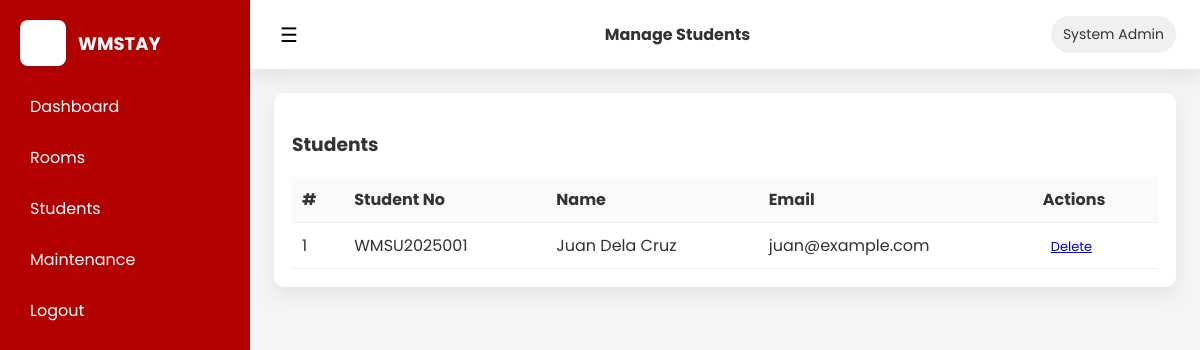
The page /admin/manage_students.php (signed in) on the database its author committed.
### tables this page shows
CREATE TABLE IF NOT EXISTS students (
  student_id INT AUTO_INCREMENT PRIMARY KEY,
  student_number VARCHAR(50) UNIQUE,
  password_hash VARCHAR(255) NOT NULL,
  first_name VARCHAR(100),
  last_name VARCHAR(100),
  email VARCHAR(255) UNIQUE,
  contact_no VARCHAR(50),
  course VARCHAR(100),
  year_level TINYINT,
  address TEXT,
  created_at TIMESTAMP DEFAULT CURRENT_TIMESTAMP
);

### admin/manage_students.php (the view, shortened to what this page needs)
<?php
require_once '../includes/db_connect.php';
$students = $pdo->query("SELECT * FROM students ORDER BY last_name")->fetchAll(PDO::FETCH_ASSOC); include '../includes/header.php';
?>
<div class="card"><h3>Students</h3><table class="table"><thead><tr><th>#</th><th>Student No</th><th>Name</th><th>Email</th><th>Actions</th></tr></thead><tbody><?php foreach($students as $s): ?><tr><td><?= $s['student_id'] ?></td><td><?= htmlspecialchars($s['student_number']) ?></td><td><?= htmlspecialchars($s['first_name'].' '.$s['last_name']) ?></td><td><?= htmlspecialchars($s['email']) ?></td><td><a class="btn small" href="manage_students.php?delete=<?= $s['student_id'] ?>" onclick="return confirm('Delete student?')">Delete</a></td></tr><?php endforeach; ?></tbody></table></div>
<?php echo '</section></main></div></body></html>'; ?>

### assets/css/style.css (style rules this page uses)
:root { --primary:#b30000; --accent:#e60000; --white:#ffffff; --muted:#f5f5f5; --text:#333333; --card-shadow: 0 8px 20px rgba(0,0,0,0.08); --radius:10px; font-family: 'Poppins', Arial, sans-serif; }
* { box-sizing:border-box }
body { margin:0;background:var(--muted);color:var(--text);-webkit-font-smoothing:antialiased }
.card { background:var(--white);padding:18px;border-radius:var(--radius);box-shadow:var(--card-shadow);margin-bottom:16px }
.table { width:100%;border-collapse:collapse }
.table th, .table td { padding:10px;border-bottom:1px solid #efefef;text-align:left }
.table thead th { background:#fafafa }
.btn { padding:8px 12px;border-radius:8px;border:0;cursor:pointer }
.btn.small { padding:6px 8px;font-size:13px }

### rows shown on the page
students: student_id "1", student_number "WMSU2025001", first_name+last_name "Juan Dela Cruz", email "juan@example.com"

### other values the page prints
$title "Manage Students"
$_SESSION['user']['name'] "System Admin"
